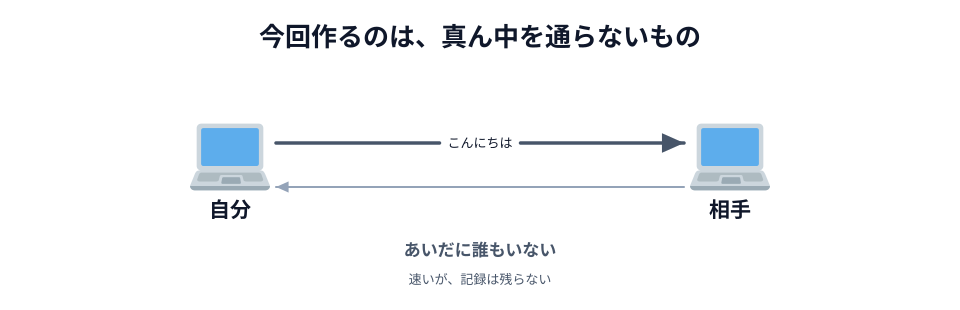

Write the Python code that produced this figure.
# 05-p2p.svg
# スキーマ: LINK（直接つながる）+ 不在（真ん中に誰もいない）
# 自分と相手が、あいだに何も挟まずにつながっていることを見せる

import sys
sys.path.insert(0, "/Users/seekseep/.claude/skills/genfig")
from genfig import Canvas

c = Canvas(960, 310)

c.text(480, 46, "今回作るのは、真ん中を通らないもの", scale="xl")

me = c.node(230, 165, "自分", emoji_cp="1f4bb")
you = c.node(730, 165, "相手", emoji_cp="1f4bb")

# 往路と復路に同じ offset を渡すと、互いに反対側の車線へ分かれる
c.link(me, you, label="こんにちは", label_scale="sm", offset=22)
c.link(you, me, primary=False, offset=22)

c.text(480, 256, "あいだに誰もいない", scale="md")
c.text(480, 284, "速いが、記録は残らない", scale="sm")

c.save("05-p2p.svg")
